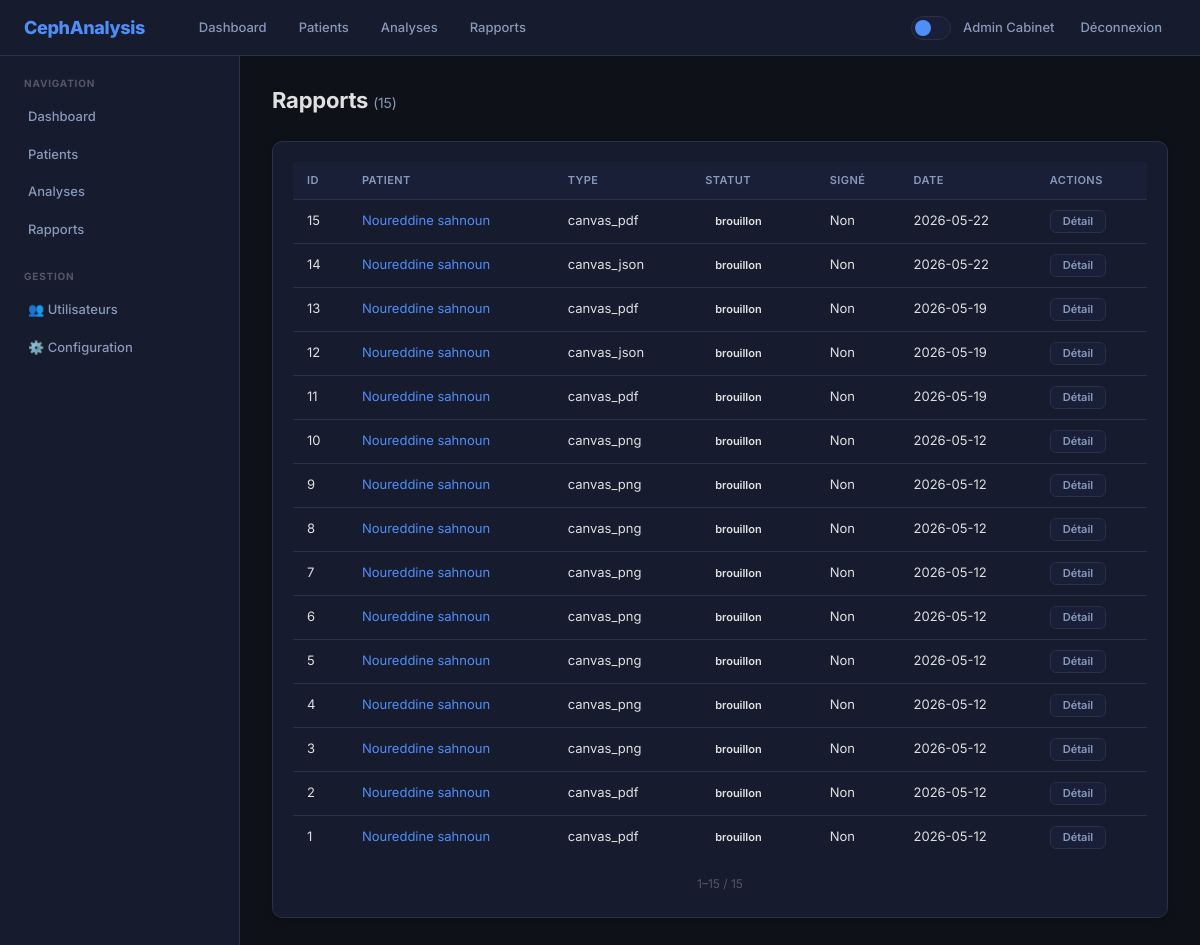
The app's page /reports (signed in) with its own data.
### web_gateway/models.py (models this page shows)
class User(Base):
    __tablename__ = "users"
    id = Column(Integer, primary_key=True)
    email = Column(String, unique=True, nullable=False)
    password_hash = Column(String, nullable=False)
    first_name = Column(String, nullable=False)
    last_name = Column(String, nullable=False)
    role_id = Column(Integer, ForeignKey("roles.id"), nullable=False)
    speciality = Column(String)
    license_number = Column(String)
    signature_image = Column(Text)
    is_active = Column(Boolean, default=True)
    last_login = Column(DateTime)
    created_by = Column(Integer, ForeignKey("users.id"))
    created_at = Column(DateTime, default=_utcnow)
    updated_at = Column(DateTime, onupdate=_utcnow)
    role = relationship("Role", back_populates="users")
    patients_created = relationship("Patient", back_populates="creator", foreign_keys="Patient.created_by")
    patients_assigned = relationship("Patient", back_populates="orthodontist", foreign_keys="Patient.assigned_to")
    sessions = relationship("UserSession", back_populates="user")
    preferences = relationship("UserPreference", back_populates="user")
    notifications = relationship("Notification", back_populates="user")
    audit_logs = relationship("AuditLog", back_populates="user")

class Report(Base):
    __tablename__ = "reports"
    id = Column(Integer, primary_key=True)
    patient_id = Column(Integer, ForeignKey("patients.id"), nullable=False)
    analysis_id = Column(Integer, ForeignKey("analyses.id"))
    generated_by = Column(Integer, ForeignKey("users.id"))
    report_type = Column(String, nullable=False)
    template_id = Column(Integer, ForeignKey("report_templates.id"))
    content_html = Column(Text)
    file_path = Column(String)
    file_size = Column(Integer)
    recipient_email = Column(String)
    is_sent = Column(Boolean, default=False)
    sent_at = Column(DateTime)
    signed_by = Column(Integer, ForeignKey("users.id"))
    signed_at = Column(DateTime)
    digital_signature = Column(String)
    created_at = Column(DateTime, default=_utcnow)
    patient = relationship("Patient", back_populates="reports")
    analysis = relationship("Analysis", back_populates="reports")

### web_gateway/routers/pages.py (the view)
@router.get("/reports", response_class=HTMLResponse)
async def reports_page(request: Request, db: AsyncSession = Depends(get_db), offset: int = Query(0), limit: int = Query(50)):
    user = await get_user(request, db)
    if not user:
        return RedirectResponse(url="/login")
    total = (await db.execute(select(func.count(Report.id)))).scalar() or 0
    result = await db.execute(select(Report).order_by(Report.created_at.desc()).offset(offset).limit(limit + 1))
    reports = result.scalars().all()
    has_more = len(reports) > limit
    if has_more:
        reports = reports[:limit]
    reports_data = []
    for r in reports:
        pname = ""
        pr = await db.execute(select(Patient).where(Patient.id == r.patient_id))
        p = pr.scalar_one_or_none()
        pname = f"{p.first_name} {p.last_name}" if p else ""
        reports_data.append({
            "id": r.id, "patient_id": r.patient_id, "patient_name": pname,
            "report_type": r.report_type, "signed_by": r.signed_by,
            "status": "signé" if r.signed_by else "brouillon",
            "created_at": str(r.created_at) if r.created_at else "",
        })
    return _render("reports/list.html", current_user=user, reports=reports_data, show_sidebar=True,
                   page_offset=offset, page_limit=limit, has_more=has_more, total=total)

### web_gateway/templates/reports/list.html (shortened to what this page needs)
{% extends "base.html" %}
{% block content %}
<div class="page-header">
    <h1>Rapports <span class="text-muted" style="font-size:14px;font-weight:400">({{ total }})</span></h1>
</div>
<div class="card">
    {% if reports %}
    <div class="table-wrapper">
        <table class="table">
            <thead>
                <tr>
                    <th>ID</th>
                    <th>Patient</th>
                    <th>Type</th>
                    <th>Statut</th>
                    <th>Signé</th>
                    <th>Date</th>
                    <th>Actions</th>
                </tr>
            </thead>
            <tbody>
                {% for r in reports %}
                <tr>
                    <td>{{ r.id }}</td>
                    <td><a href="/patients/{{ r.patient_id }}" style="color:var(--accent);text-decoration:none">{{ r.patient_name }}</a></td>
                    <td>{{ r.report_type }}</td>
                    <td><span class="badge badge-{{ r.status }}">{{ r.status }}</span></td>
                    <td>{{ 'Oui' if r.signed_by else 'Non' }}</td>
                    <td>{{ r.created_at[:10] if r.created_at else '—' }}</td>
                    <td>
                        <a href="/reports/{{ r.id }}" class="btn btn-sm btn-secondary">Détail</a>
                    </td>
                </tr>
                {% endfor %}
            </tbody>
        </table>
    </div>
    <div class="pagination">
        <span style="font-size:12px;color:var(--text-muted);padding:0 8px">
            {{ page_offset + 1 }}–{{ page_offset + reports|length }} / {{ total }}
        </span>
    </div>
    {% else %}
    <div class="empty-state">
        <div class="icon">📄</div>
        <p>Aucun rapport généré pour le moment.</p>
    </div>
    {% endif %}
</div>
{% endblock %}

### web_gateway/templates/partials/navbar.html
<nav class="navbar">
    <div class="navbar-brand">
        <a href="/dashboard">CephAnalysis</a>
    </div>
    <div class="navbar-menu">
        <a href="/dashboard" class="nav-link">Dashboard</a>
        <a href="/patients" class="nav-link">Patients</a>
        <a href="/analyses" class="nav-link">Analyses</a>
        <a href="/reports" class="nav-link">Rapports</a>
    </div>
    <div class="navbar-end">
        <button class="theme-toggle" onclick="toggleTheme()" title="Changer le thème"></button>
        <span class="navbar-user">{{ current_user.first_name }} {{ current_user.last_name }}</span>
        <a href="/auth/logout" class="nav-link">Déconnexion</a>
    </div>
</nav>

### web_gateway/static/css/style.css (style rules this page uses)
:root { --bg-primary: #0e1117; --bg-secondary: #161b2e; --bg-tertiary: #1a1f38; --bg-hover: #1e2440; --border-color: #2a2f4a; --text-primary: #e0e0e0; --text-secondary: #8899bb; --text-muted: #556; --accent: #4f8ef7; --accent-hover: #3a7ae0; --accent-light: rgba(79, 142, 247, 0.1); --success: #2d6a4f; --success-text: #a0e0b0; --danger: #6a2d2d; --danger-text: #e0a0a0; --warning: #6a4e2d; --warning-text: #e0c0a0; --info: #1a2a4a; --info-text: #7eb3ff; --sidebar-width: 240px; --navbar-height: 56px; --radius: 10px; --radius-sm: 6px; --shadow: 0 2px 8px rgba(0,0,0,.2); --shadow-lg: 0 8px 24px rgba(0,0,0,.3); --transition: .2s ease; }
* { box-sizing: border-box; margin: 0; padding: 0; }
body { background: var(--bg-primary); font-family: 'Inter', 'Segoe UI', system-ui, -apple-system, sans-serif; color: var(--text-primary); min-height: 100vh; line-height: 1.5; -webkit-font-smoothing: antialiased; }
.navbar { display: flex; align-items: center; padding: 0 24px; height: var(--navbar-height); background: var(--bg-secondary); border-bottom: 1px solid var(--border-color); position: sticky; top: 0; z-index: 100; backdrop-filter: blur(12px); }
.navbar-brand a { color: var(--accent); font-weight: 800; font-size: 18px; text-decoration: none; letter-spacing: -.02em; }
.navbar-menu { display: flex; gap: 4px; margin-left: 40px; }
.nav-link { color: var(--text-secondary); text-decoration: none; font-size: 13px; font-weight: 500; padding: 8px 14px; border-radius: var(--radius-sm); transition: all var(--transition); }
.navbar-end { margin-left: auto; display: flex; align-items: center; gap: 12px; }
.navbar-user { color: var(--text-secondary); font-size: 13px; font-weight: 500; }
.theme-toggle { background: var(--bg-tertiary); border: 1px solid var(--border-color); border-radius: 20px; width: 40px; height: 24px; cursor: pointer; position: relative; transition: all var(--transition); flex-shrink: 0; }
.theme-toggle::after { content: ''; position: absolute; top: 3px; left: 3px; width: 16px; height: 16px; border-radius: 50%; background: var(--accent); transition: transform var(--transition); }
.page-header { display: flex; align-items: center; justify-content: space-between; margin-bottom: 24px; flex-wrap: wrap; gap: 12px; }
.page-header h1 { font-size: 22px; font-weight: 700; color: var(--text-primary); letter-spacing: -.01em; }
.card { background: var(--bg-secondary); border: 1px solid var(--border-color); border-radius: var(--radius); padding: 20px; margin-bottom: 20px; box-shadow: var(--shadow); transition: box-shadow var(--transition); }
.table-wrapper { overflow-x: auto; }
.table { width: 100%; border-collapse: separate; border-spacing: 0; font-size: 13px; }
.table th { background: var(--bg-tertiary); color: var(--text-secondary); padding: 10px 14px; text-align: left; font-weight: 600; font-size: 11px; text-transform: uppercase; letter-spacing: .04em; border-bottom: 1px solid var(--border-color); }
.table td { padding: 10px 14px; border-bottom: 1px solid var(--border-color); color: var(--text-primary); }
.table tr:last-child td { border-bottom: none; }
.table td .badge { font-size: 11px; }
.btn { display: inline-flex; align-items: center; gap: 6px; padding: 8px 18px; border-radius: var(--radius-sm); border: none; cursor: pointer; font-size: 13px; font-weight: 600; transition: all var(--transition); text-decoration: none; line-height: 1; }
.btn-sm { padding: 5px 12px; font-size: 11px; }
.btn-secondary { background: var(--bg-tertiary); color: var(--text-secondary); border: 1px solid var(--border-color); }
.badge { display: inline-flex; align-items: center; padding: 2px 10px; border-radius: 20px; font-size: 11px; font-weight: 600; }
.text-muted { color: var(--text-secondary); }
.card, .stat-card, .alert { animation: fadeIn .3s ease; }
.pagination { display: flex; align-items: center; justify-content: center; padding: 16px 0 4px; gap: 4px; }

### records on screen
User: first_name "Admin", last_name "Cabinet"
Report: id "15", patient_name "Noureddine sahnoun", report_type "canvas_pdf", status "brouillon", signed_by "Non", created_at "2026-05-22"
Report: id "14", patient_name "Noureddine sahnoun", report_type "canvas_json", status "brouillon", signed_by "Non", created_at "2026-05-22"
Report: id "13", patient_name "Noureddine sahnoun", report_type "canvas_pdf", status "brouillon", signed_by "Non", created_at "2026-05-19"
Report: id "12", patient_name "Noureddine sahnoun", report_type "canvas_json", status "brouillon", signed_by "Non", created_at "2026-05-19"
Report: id "11", patient_name "Noureddine sahnoun", report_type "canvas_pdf", status "brouillon", signed_by "Non", created_at "2026-05-19"
Report: id "10", patient_name "Noureddine sahnoun", report_type "canvas_png", status "brouillon", signed_by "Non", created_at "2026-05-12"
Report: id "9", patient_name "Noureddine sahnoun", report_type "canvas_png", status "brouillon", signed_by "Non", created_at "2026-05-12"
Report: id "8", patient_name "Noureddine sahnoun", report_type "canvas_png", status "brouillon", signed_by "Non", created_at "2026-05-12"
Report: id "7", patient_name "Noureddine sahnoun", report_type "canvas_png", status "brouillon", signed_by "Non", created_at "2026-05-12"
Report: id "6", patient_name "Noureddine sahnoun", report_type "canvas_png", status "brouillon", signed_by "Non", created_at "2026-05-12"
Report: id "5", patient_name "Noureddine sahnoun", report_type "canvas_png", status "brouillon", signed_by "Non", created_at "2026-05-12"
Report: id "4", patient_name "Noureddine sahnoun", report_type "canvas_png", status "brouillon", signed_by "Non", created_at "2026-05-12"
Report: id "3", patient_name "Noureddine sahnoun", report_type "canvas_png", status "brouillon", signed_by "Non", created_at "2026-05-12"
Report: id "2", patient_name "Noureddine sahnoun", report_type "canvas_pdf", status "brouillon", signed_by "Non", created_at "2026-05-12"
Report: id "1", patient_name "Noureddine sahnoun", report_type "canvas_pdf", status "brouillon", signed_by "Non", created_at "2026-05-12"

### other values on screen
{{ total }} "15"
{{ page_offset + 1 }} "1"
{{ page_offset + reports|length }} "15"
